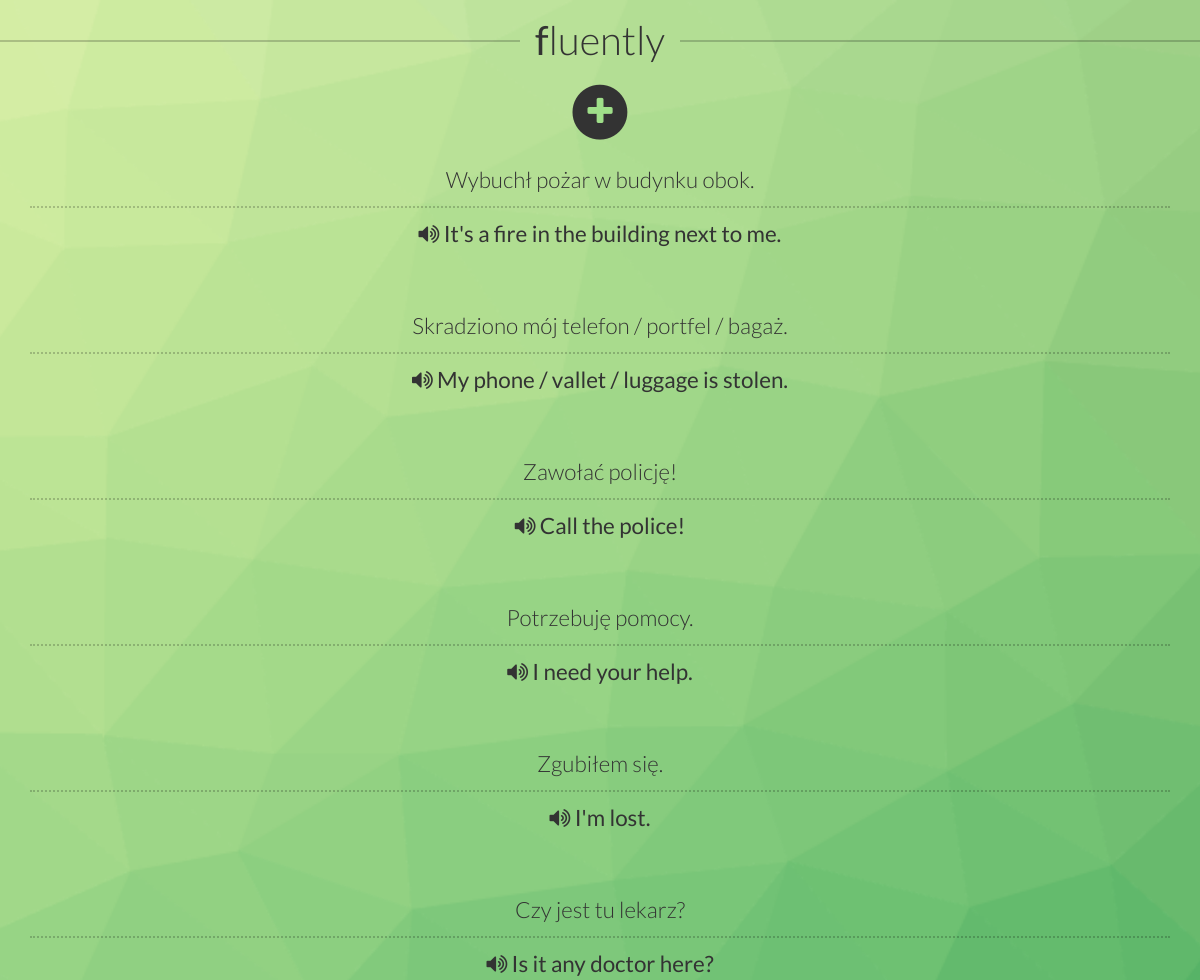
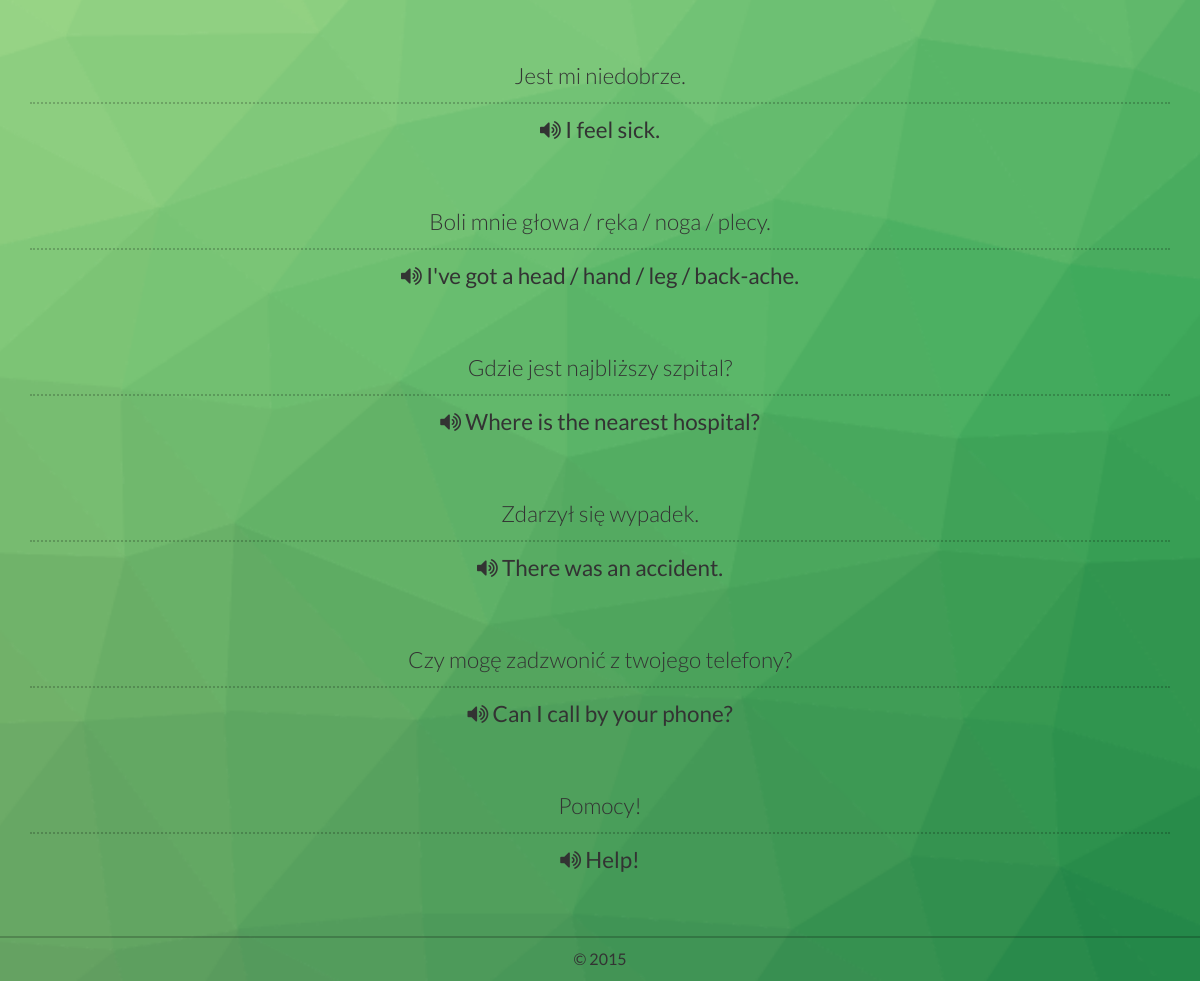
Screenshot of /wypadki with the database file from the repository (2 pictures, top to bottom).
### tables this page shows
CREATE TABLE phrases (
  id INTEGER PRIMARY KEY autoincrement,
  priority INTEGER,
  english VARCHAR(255),
  polish VARCHAR(255),
  category VARCHAR(255) NOT NULL
);

### fluently.py (the view)
@app.route('/wypadki')
def wypadki():
    cur = get_db().execute('SELECT * FROM phrases WHERE category LIKE "%wypadki%" ORDER BY priority')
    names = list(map(lambda x: x[0], cur.description))
    print(names)
    phrases = []
    for phrase in cur:
        phrases.append(phrase)
    print(phrases)
    return render_template('phrasebook-template.html', phrases=phrases, image = 'fa-plus')

### fluently.py (called while the page is built)
def connect_db():
    return sqlite3.connect(app.config['DATABASE'])

@app.before_request
def before_request():
    g.db = connect_db()

@app.teardown_request
def teardown_request(exception):
    db = getattr(g, 'db', None)
    if db is not None:
        db.close()

def get_db():
    db = getattr(g, '_database', None)
    if db is None:
        db = g._database = connect_db()
    return db

### templates/phrasebook-template.html (shortened to what this page needs)
<!doctype html>
<html>
<head>
	<link rel="stylesheet" href="https://maxcdn.bootstrapcdn.com/font-awesome/4.4.0/css/font-awesome.min.css">
	<link rel="stylesheet" href="../static/bootstrap.min.css">
	<link rel="stylesheet" href="../static/main.css">
</head>
<body>
	<header>
		<h1><span><b>f</b>luently</span></h1>
		<h2>
			<span class="fa-stack fa-lg">
				<i class="fa fa-circle fa-stack-2x"></i>
				<i class="fa {{ image }} fa-stack-1x fa-inverse"></i>
			</span>
		</h2>
	</header>
	<div class="container">
		<div class="row phrasebook">
			{% for phrase in phrases%}
			<div class="col-xs-12 item">
				<p class="native">{{ phrase[3] }}</p>
				<p class="foreign"><a href="#"><i class="fa fa-volume-up"></i> {{ phrase[2] }}</a></p>
			</div>
			{% endfor %}
		</div>
	</div>
	<footer>
		<small>&copy; 2015</small>
	</footer>
</body>
</html>

### static/main.css (style rules this page uses)
html, body { width: 100%; min-height: 100%; font-size: 16px; font-family: "Lato", sans-serif; padding-top: 20px; overflow-x: hidden; }
body { background: center center/cover url("pattern.png"); padding-top: 20px; }
.fa-stack-1x { color: #9fdf89; }
a, a:link, a:visited { color: #333; text-decoration: none; }
h1 { margin: 0 0 20px; text-align: center; font-size: 2.5rem; font-weight: 300; }
h1 b { font-weight: 400; }
h1 { line-height: 0; text-align: center; }
h1 span { display: inline-block; position: relative; }
h1 span:before, h1 span:after { content: ""; position: absolute; height: 5px; border-top: 2px solid rgba(0, 0, 0, 0.2); top: 0; width: 1200px; }
h1 span:before { right: 100%; margin-right: 15px; }
h1 span:after { left: 100%; margin-left: 15px; }
h2 { text-align: center; font-size: 1.5rem; margin: 40px 0 20px; }
body > footer { border-top: 2px solid rgba(0, 0, 0, 0.2); text-align: center; padding: 10px 0; display: block; width: 100%; }
body > footer small { font-size: 1rem; margin: 0; padding: 0; }
.phrasebook p { font-size: 1.4rem; text-align: center; }
.phrasebook .native { font-weight: 300; border-bottom: 2px dotted rgba(0, 0, 0, 0.2); padding-bottom: 10px; }
.phrasebook .foreign { font-weight: 400; }
.phrasebook .item + .item { margin-top: 50px; }
.phrasebook > div:last-child { padding-bottom: 50px; }

### rows the page displays
phrases: polish "Wybuchł pożar w budynku obok.", english "It's a fire in the building next to me."
phrases: polish "Skradziono mój telefon / portfel / bagaż.", english "My phone / vallet / luggage is stolen."
phrases: polish "Zawołać policję!", english "Call the police!"
phrases: polish "Potrzebuję pomocy.", english "I need your help."
phrases: polish "Zgubiłem się.", english "I'm lost."
phrases: polish "Czy jest tu lekarz?", english "Is it any doctor here?"
phrases: polish "Jest mi niedobrze.", english "I feel sick."
phrases: polish "Boli mnie głowa / ręka / noga / plecy.", english "I've got a head / hand / leg / back-ache."
phrases: polish "Gdzie jest najbliższy szpital?", english "Where is the nearest hospital?"
phrases: polish "Zdarzył się wypadek.", english "There was an accident."
phrases: polish "Czy mogę zadzwonić z twojego telefony?", english "Can I call by your phone?"
phrases: polish "Pomocy!", english "Help!"
